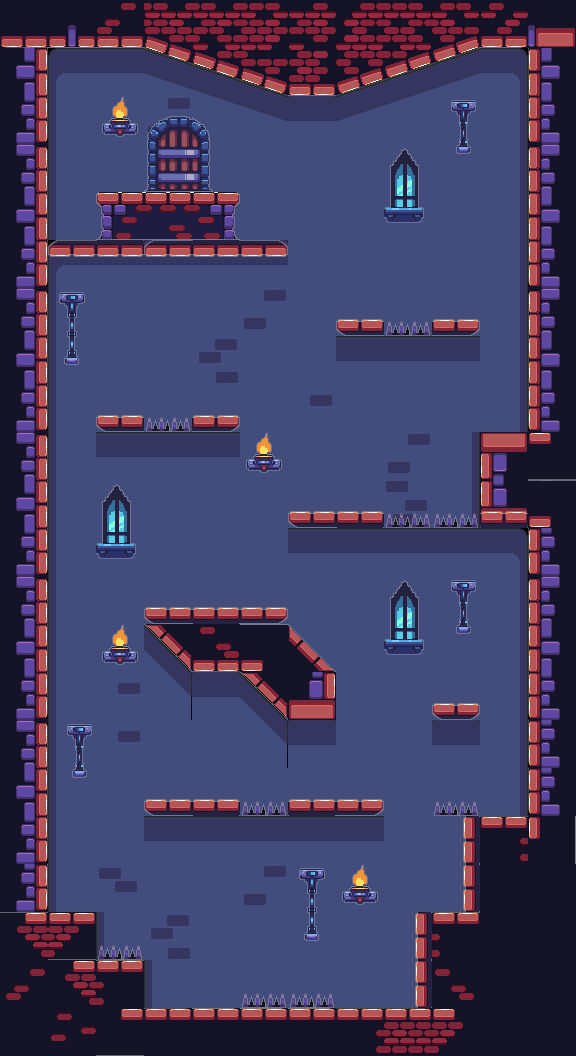

A 2D game scene composited from a Tiled map and its tileset images. What follows is a short description and the map's XML, with every tile layer's data as written:
An orthogonal 12x22 tile map with 48x48 px tiles, 2 tile layers (Background 1, Background 2) and 32 objects.

<map version="1.5" tiledversion="1.7.2" orientation="orthogonal" renderorder="right-down" width="12" height="22" tilewidth="48" tileheight="48" infinite="0" nextlayerid="7" nextobjectid="45">
 <tileset firstgid="1" source="map_4.tsx" />
 <layer id="1" name="Background 1" width="12" height="22">
  <data encoding="csv">
37,238,238,238,238,238,238,238,238,238,238,49,
55,218,219,207,208,209,238,203,204,205,228,67,
73,236,238,225,226,227,206,221,222,238,246,85,
37,236,238,238,238,238,238,238,238,238,246,49,
55,236,238,238,238,238,238,238,238,238,246,67,
73,218,206,206,206,206,238,238,238,238,246,85,
37,236,238,238,238,225,238,238,238,238,246,49,
55,236,238,238,245,238,238,219,219,219,246,67,
73,236,238,238,238,238,224,238,238,238,246,85,
37,236,219,219,219,238,238,238,225,246,68,120,
55,236,238,238,238,238,238,238,223,246,86,67,
73,236,238,238,238,238,219,219,219,219,228,85,
37,236,238,238,238,238,238,238,238,238,246,49,
55,236,238,216,216,238,238,238,238,238,246,67,
73,236,224,234,206,216,216,238,238,238,246,85,
37,236,224,238,238,234,206,238,238,206,246,85,
55,236,238,238,238,238,238,238,238,238,246,85,
73,236,238,219,219,219,219,219,238,238,110,1610612857,
80,236,239,238,238,225,238,238,238,238,3,96,
1073741940,112,236,245,238,238,238,238,238,92,100,5,
2,91,1073741939,236,238,238,238,238,238,2147483650,6,5,
1,4,121,112,1073741937,1073741938,1073741939,2147483741,2147483740,2147483739,1,2
</data>
 </layer>
 <layer id="2" name="Background 2" width="12" height="22">
  <data encoding="csv">
20,21,22,1073741919,1073741920,1073741921,1073741922,1073741923,1073741924,1073741925,30,31,
0,0,0,1073741901,1073741902,1073741903,1073741904,1073741905,1073741906,1073741907,0,0,
0,0,217,298,299,0,0,0,0,361,0,0,
0,0,0,316,317,0,0,0,289,379,0,0,
0,0,184,185,186,0,0,0,307,0,0,0,
0,1073742011,1073742012,1073742011,1073742012,1073742013,0,0,0,0,0,0,
0,362,0,0,0,0,0,187,157,189,0,0,
0,380,0,0,0,0,0,0,0,0,0,0,
0,0,187,157,189,0,0,0,0,0,0,0,
0,0,0,0,0,217,0,0,0,0,0,0,
0,0,289,0,0,0,187,188,157,157,188,1073741944,
0,0,307,0,0,0,0,0,0,0,0,0,
0,0,0,2147483837,2147483836,2147483835,0,0,289,361,0,0,
0,0,217,3221225488,2147483670,3221225593,2147483663,0,307,379,0,0,
0,0,0,0,0,3221225488,2147483734,0,0,169,0,0,
0,361,0,0,0,0,0,0,0,0,0,0,
0,379,0,187,188,157,188,189,0,157,0,0,
0,0,0,0,0,0,0,0,0,1610612924,94,1610612857,
73,0,0,0,0,0,362,217,0,1610612924,1,1,
0,0,157,0,0,0,380,0,1610612924,93,1,1,
0,0,0,0,0,157,157,0,1610612924,0,1,1,
0,0,0,102,102,102,102,0,0,0,1,1
</data>
 </layer>
 <objectgroup id="4" name="Walls">
  <object id="1" x="48.5" y="911.5">
   <polygon points="0,0 47.5,0.5 47.5,46.5 94.5,47.5 96,96.5" />
  </object>
  <object id="2" x="145.5" y="1008.5">
   <polygon points="0,0 269.5,0 126,34" />
  </object>
  <object id="3" x="415.5" y="912">
   <polygon points="0,0 -0.5,97 28,48.5" />
  </object>
  <object id="4" x="417" y="910.5">
   <polygon points="0,0 46,1 27.5,19" />
  </object>
  <object id="5" x="464.5" y="816.5">
   <polygon points="0,0 -0.5,93.5 19,47.5" />
  </object>
  <object id="6" x="463" y="817">
   <polygon points="0,0 64,0.5 37.5,15.5" />
  </object>
  <object id="7" x="527.5" y="527">
   <polygon points="0,0 0,287 32,147" />
  </object>
  <object id="8" x="527.5" y="524">
   <polygon points="0,0 -47.5,0 -47,-92 -0.5,-91.5 15.5,-51.5" />
  </object>
  <object id="9" x="527.5" y="432">
   <polygon points="0,0 1,-384 33,-171" />
  </object>
  <object id="10" x="528" y="48">
   <polygon points="0,0 -48,0 -24,-12" />
  </object>
  <object id="11" x="480" y="48">
   <polygon points="0,0 -144,46.5 -191.5,47.5 -337,-1" />
  </object>
  <object id="12" x="142" y="48">
   <polygon points="0,0 -95,0.5 -47.5,-22" />
  </object>
  <object id="13" x="48.5" y="257">
   <polygon points="0,0 238.5,1 238,-10.5 230,-17 5.5,-15 0.5,-8.5" />
  </object>
  <object id="14" x="96.5" y="241.5">
   <polygon points="0,0 4.5,-8 5,-33.5 -0.5,-39 -1,-50 143,-49 143.5,-40.5 138,-35 137.5,-11 142.5,-2.5" />
  </object>
  <object id="16" x="192.5" y="416">
   <polygon points="0,0 45.5,-1 46.5,11.5 38.5,15.5 1.5,15.5" />
  </object>
  <object id="18" x="335.5" y="318.5">
   <polygon points="0,0 47,0.5 47.5,14.5 7.5,16 1.5,10" />
  </object>
  <object id="19" x="431.5" y="320">
   <polygon points="0,0 46.5,0 47.5,8 40.5,15 1.5,15" />
  </object>
  <object id="21" x="143.5" y="799.5">
   <polygon points="0,0 93,-0.5 95.5,15.5 8.5,16.5 0,10.5" />
  </object>
  <object id="22" x="287.5" y="800.5">
   <polygon points="0,0 95,-0.5 95.5,8 86.5,14.5 0.5,15.5" />
  </object>
  <object id="23" x="46.6667" y="48">
   <polygon points="0,0 0,861.333 -28,432" />
  </object>
  <object id="34" x="288.5" y="511.25">
   <polygon points="0,0 97.5,0.25 95,15.125 7.375,16 -0.625,9.75" />
  </object>
  <object id="41" x="145" y="607.25">
   <polygon points="0,0 145,-0.333333 145.333,16.3333 192.333,65.3333 192.333,112.667 143.333,113.333 96.6667,66.3333 48,66.3333 0,17.6667" />
  </object>
  <object id="43" x="432" y="702">
   <polygon points="0,0 47.6667,0.666667 47.6667,12 39.6667,17 7,17.3333 0.666667,10.6667" />
  </object>
  <object id="44" x="95.6667" y="414.667">
   <polygon points="0,0 50,1 47.6667,16 9,16.6667 0.666667,10.3333" />
  </object>
 </objectgroup>
 <objectgroup id="5" name="Traps">
  <object id="24" x="388.667" y="321.333">
   <polygon points="0,0 -4,13.6667 42.6667,13.6667 39.3333,-0.333333" />
  </object>
  <object id="25" x="388" y="513.667">
   <polygon points="0,0 -4.33333,14.6667 91.3333,14.6667 87.3333,-0.666667" />
  </object>
  <object id="26" x="148.667" y="416.333">
   <polygon points="0,0 -3.33333,16.3333 43.3333,16 39,0.666667" />
  </object>
  <object id="27" x="240.333" y="816">
   <polygon points="0,0 4.66667,-15 42.6667,-15 46.6667,-1.33333" />
  </object>
  <object id="28" x="96.3333" y="958">
   <polygon points="0,0 4,-12.6667 41.6667,-12.6667 46.3333,0" />
  </object>
  <object id="29" x="240.667" y="1007.33">
   <polygon points="0,0 3.66667,-13.6667 90.3333,-14.3333 93.6667,0.333333" />
  </object>
  <object id="30" x="432.75" y="815.5">
   <polygon points="0,0 3.75,-13.5 41,-14.5 47,0" />
  </object>
 </objectgroup>
 <objectgroup id="6" name="Door">
  <object id="32" x="144" y="191.75">
   <polygon points="0,0 69.25,0.25 65.25,-3 65.75,-55.75 63,-61.75 60.75,-65.5 54.75,-69.5 47.25,-74.5 43.25,-74.5 26.25,-74.75 18.75,-73.25 11.5,-67.75 5.25,-61.5 2.75,-54.75 3,-3.75" />
  </object>
 </objectgroup>
</map>
